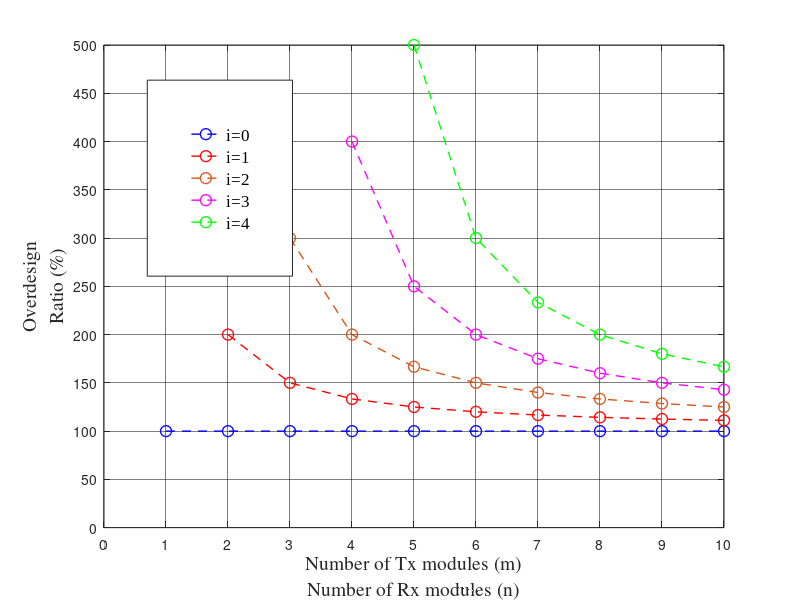

Source code (MATLAB):
 % number of modules
m=2:1:10;
i=1 % nu8mber of failured modules

figure1 = figure( 'Position', [0 0 600 300]);

% Create axes
axes1 = axes('Parent',figure1);
hold(axes1,'on');

for i=0:1:4
m=i:1:10;
odr=(m./(m-i)) *100;

if i==0
plot(m,odr,'DisplayName','i=0','MarkerSize',8,'Marker','o','LineWidth',1,'LineStyle','--',...
    'Color',[0 0 1]); 
elseif i==1
 plot(m,odr,'DisplayName','i=1','MarkerSize',8,'Marker','o','LineWidth',1,'LineStyle','--',...
    'Color',[1 0 0]);       
          
elseif i==2
 plot(m,odr,'DisplayName','i=2','MarkerSize',8,'Marker','o','LineWidth',1,'LineStyle','--',...
    'Color',[0.850980392156863 0.325490196078431 0.0980392156862745]);
elseif i==3   
plot(m,odr,'DisplayName','i=3','MarkerSize',8,'Marker','o','LineWidth',1,'LineStyle','--',...
    'Color',[1 0 1]);
elseif i==4
plot(m,odr,'DisplayName','i=4','MarkerSize',8,'Marker','o','LineWidth',1,'LineStyle','--',...
    'Color',[0 1 0]);
end
        
end



% Create ylabel
ylabel({'Overdesign','Ratio (%)'},'FontSize',14,'FontName','Times');

% Create xlabel
xlabel({'Number of Tx modules (m)','Number of Rx modules (n)'},'FontSize',14,'FontName','Times');

% Uncomment the following line to preserve the Y-limits of the axes
% ylim(axes1,[0 1]);
box(axes1,'on');
grid(axes1,'on');
hold(axes1,'off');
% Set the remaining axes properties
set(axes1,'GridAlpha',0.5,'GridColor',[0 0 0],'XTick',...
    [0 1 2 3 4 5 6 7 8 9 10],'YTick',[0  50  100  150  200  250  300 350 400 450 500 ]);
ylim([0 500])
    
legend1 = legend(axes1,'show');
set(legend1,...
    'Position',[0.184095236804372 0.539745988797168 0.18150000128746 0.32666667397817],...
    'FontSize',12,...
    'FontName','Times New Roman');
